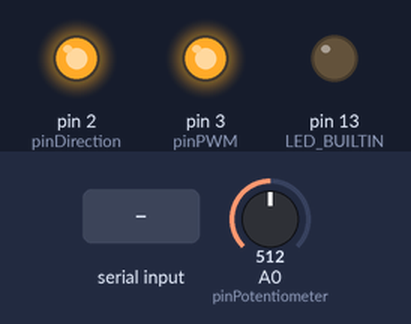
The sketch below on a simulated Arduino Uno, built with avr-gcc and run on an emulated ATmega328P. Parts: output pins drawn as LEDs (lit = HIGH). Inputs (shaded band) come from the test bench; at power-on: A0 (pinPotentiometer) = 512.

Above: at 1.2 s.
1.3 s: A0 (pinPotentiometer) set to 476
3.2 s: A0 (pinPotentiometer) set to 448
At 4.6 s:
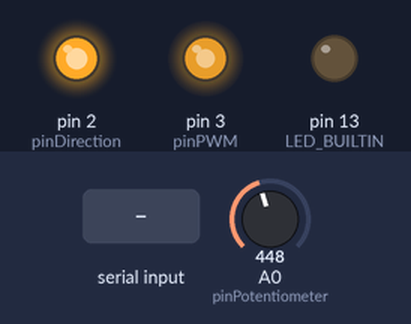
5.5 s: "D90\n" received over Serial
At 7.6 s:
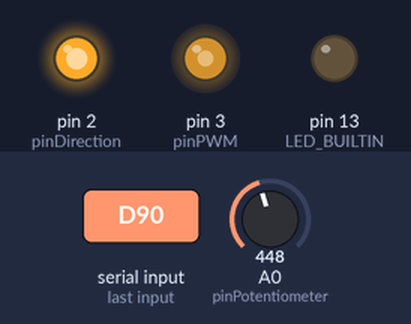
7.9 s: A0 (pinPotentiometer) set to 306
At 9.1 s:
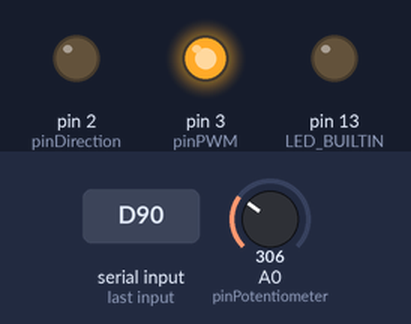
Timing chart, 0 to 10.9 s (numbered marks = the images above; inputs shaded):
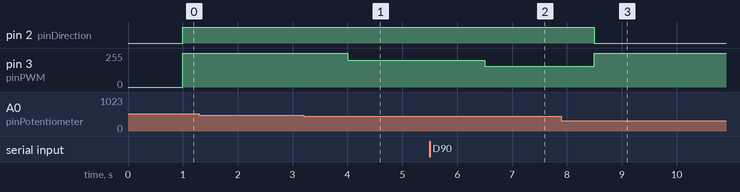

The sketch:

bank-controller.ino
```cpp
/*
  FS Platform Controller
*/

// Pin definitions
const int pinPotentiometer = A0;
const int pinDirection = 2;
const int pinPWM = 3;

// System constants
const String boardId = "c5b6d4a4-09f2-4a3f-ae90-2a2b3c24d842";
const int separationCharacter = ',';

// Platform calibration
const double maxPWMDegrees = 5;
const int maxPWM = 255;
const int minPWM = 0;
const double potZero = 407;
const double maxPot = 588;
const double minPot = 236;
const double realDegreesFactor = 100;
const double mapperMinAngle = -20;
const double mapperMinPot = 236;
const double mapperMaxAngle = 20;
const double mapperMaxPot = 588;

// System variables
double potPerDegree = (mapperMaxPot - potZero) / mapperMaxAngle;
double pwmFactor = (maxPWM / maxPWMDegrees) / potPerDegree;
double targetAngle = 0;
double targetPot = potZero;
int currentPot;
int deltaPot = 0;
int nextPWMValue = 0;
int pwmValue = 0;
bool nextDirectionValue;
bool directionValue;
bool testMode = false;
String command;

void setup() {
  // Set pin modes
  pinMode(LED_BUILTIN, OUTPUT);
  pinMode(pinPWM, OUTPUT);
  pinMode(pinDirection, OUTPUT);

  Serial.begin(115200);
}

void loop() {
  readCommand();
  setTarget();
  setDirection();
  setPWM();
}

void setTarget() {
  targetPot = dmap(targetAngle, mapperMinAngle, mapperMaxAngle, mapperMinPot, mapperMaxPot);
  targetPot = constrain(targetPot, minPot, maxPot);
  currentPot = testMode ? potZero : analogRead(pinPotentiometer);
  deltaPot = abs(currentPot - targetPot);
}

void setDirection() {
  nextDirectionValue = (targetPot <= currentPot);
  if (nextDirectionValue != directionValue) {
    if (!testMode) digitalWrite(pinDirection, nextDirectionValue);
    directionValue = nextDirectionValue;
  }
}

void setPWM() {
  nextPWMValue = pwmFactor * deltaPot;
  nextPWMValue = constrain(nextPWMValue, 0, maxPWM);

  // This block prevents using PWM that is too low to move the platform
  if (nextPWMValue < minPWM) {
    nextPWMValue = 0;
  }

  if (nextPWMValue != pwmValue) {
    if (!testMode) analogWrite(pinPWM, nextPWMValue);
    pwmValue = nextPWMValue;
  }
}

void pulse(bool direction, int duration, int pwm) {
  digitalWrite(pinDirection, direction);
  analogWrite(pinPWM, pwm);
  delay(duration);
  analogWrite(pinPWM, 0);
}

double dmap(double x, double in_min, double in_max, double out_min, double out_max) {
  return (x - in_min) * (out_max - out_min) / (in_max - in_min) + out_min;
}

void readCommand() {
  command = Serial.readStringUntil(separationCharacter);

  if (command == "on") {
    digitalWrite(LED_BUILTIN, HIGH);
    return;
  }

  if (command == "off") {
    digitalWrite(LED_BUILTIN, LOW);
    return;
  }

  if (command.startsWith("D")) {
    targetAngle = command.substring(1).toInt();
    targetAngle /= 100;
    return;
  }

  if (command == "ident") {
    Serial.println(boardId);
    return;
  }

  if (command == "getTarget") {
    Serial.println("Target angle: " + String(targetAngle));
    return;
  }

  if (command == "getTargetPot") {
    Serial.println("Target pot: " + String(targetPot));
    return;
  }

  if (command == "getPWM") {
    Serial.println("Current PWM: " + String(pwmValue));
    return;
  }

  if (command == "getDeltaPot") {
    Serial.println("Current deltaPot: " + String(deltaPot));
    return;
  }

  if (command == "getCurrentPot") {
    int cPot = analogRead(pinPotentiometer);
    Serial.println("Current Pot: " + String(cPot));
    return;
  }

  if (command == "disableTestMode") {
    testMode = false;
    return;
  }

  if (command == "pulsePositive") {
    pulse(HIGH, 1000, 100);
    return;
  }

  if (command == "pulseNegative") {
    pulse(LOW, 1000, 100);
    return;
  }
}
```

Measured:
- the behaviour switches between 458 and 457 on A0 (pinPotentiometer) (found by bisection; images 0 and 1)
- after the input at 1.3 s, every drawn part: stays the same
- after the input at 3.2 s, pin 3 (pinPWM): 255/255 → 202/255 after 0.80 s
- after the input at 5.5 s, pin 3 (pinPWM): 202/255 → 157/255 after 1.0 s
- after the input at 7.9 s, pin 2 (pinDirection): HIGH → LOW after 0.60 s; pin 3 (pinPWM): 157/255 → 255/255 after 0.60 s
